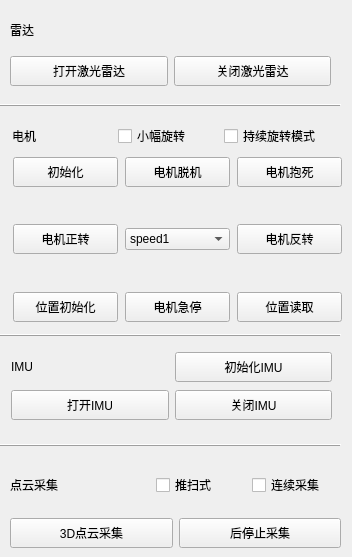
         <widget class="QWidget" name="tab_11">
          <attribute name="title">
           <string>laser_3D</string>
          </attribute>
          <widget class="QFrame" name="frame_4">
           <property name="geometry">
            <rect>
             <x>0</x>
             <y>90</y>
             <width>341</width>
             <height>30</height>
            </rect>
           </property>
           <property name="maximumSize">
            <size>
             <width>16777215</width>
             <height>30</height>
            </size>
           </property>
           <property name="frameShape">
            <enum>QFrame::HLine</enum>
           </property>
           <property name="frameShadow">
            <enum>QFrame::Raised</enum>
           </property>
           <widget class="QFrame" name="frame_5">
            <property name="geometry">
             <rect>
              <x>180</x>
              <y>20</y>
              <width>291</width>
              <height>31</height>
             </rect>
            </property>
            <property name="frameShape">
             <enum>QFrame::HLine</enum>
            </property>
            <property name="frameShadow">
             <enum>QFrame::Raised</enum>
            </property>
           </widget>
          </widget>
          <widget class="QFrame" name="frame_6">
           <property name="geometry">
            <rect>
             <x>0</x>
             <y>320</y>
             <width>341</width>
             <height>30</height>
            </rect>
           </property>
           <property name="maximumSize">
            <size>
             <width>16777215</width>
             <height>30</height>
            </size>
           </property>
           <property name="frameShape">
            <enum>QFrame::HLine</enum>
           </property>
           <property name="frameShadow">
            <enum>QFrame::Raised</enum>
           </property>
           <widget class="QFrame" name="frame_7">
            <property name="geometry">
             <rect>
              <x>180</x>
              <y>20</y>
              <width>291</width>
              <height>31</height>
             </rect>
            </property>
            <property name="frameShape">
             <enum>QFrame::HLine</enum>
            </property>
            <property name="frameShadow">
             <enum>QFrame::Raised</enum>
            </property>
           </widget>
           <widget class="QFrame" name="frame_8">
            <property name="geometry">
             <rect>
              <x>150</x>
              <y>20</y>
              <width>341</width>
              <height>31</height>
             </rect>
            </property>
            <property name="frameShape">
             <enum>QFrame::HLine</enum>
            </property>
            <property name="frameShadow">
             <enum>QFrame::Raised</enum>
            </property>
            <widget class="QFrame" name="frame_9">
             <property name="geometry">
              <rect>
               <x>180</x>
               <y>20</y>
               <width>291</width>
               <height>31</height>
              </rect>
             </property>
             <property name="frameShape">
              <enum>QFrame::HLine</enum>
             </property>
             <property name="frameShadow">
              <enum>QFrame::Raised</enum>
             </property>
            </widget>
           </widget>
           <widget class="QFrame" name="frame_10">
            <property name="geometry">
             <rect>
              <x>130</x>
              <y>20</y>
              <width>341</width>
              <height>31</height>
             </rect>
            </property>
            <property name="frameShape">
             <enum>QFrame::HLine</enum>
            </property>
            <property name="frameShadow">
             <enum>QFrame::Raised</enum>
            </property>
            <widget class="QFrame" name="frame_11">
             <property name="geometry">
              <rect>
               <x>180</x>
               <y>20</y>
               <width>291</width>
               <height>31</height>
              </rect>
             </property>
             <property name="frameShape">
              <enum>QFrame::HLine</enum>
             </property>
             <property name="frameShadow">
              <enum>QFrame::Raised</enum>
             </property>
            </widget>
            <widget class="QFrame" name="frame_12">
             <property name="geometry">
              <rect>
               <x>150</x>
               <y>20</y>
               <width>341</width>
               <height>31</height>
              </rect>
             </property>
             <property name="frameShape">
              <enum>QFrame::HLine</enum>
             </property>
             <property name="frameShadow">
              <enum>QFrame::Raised</enum>
             </property>
             <widget class="QFrame" name="frame_13">
              <property name="geometry">
               <rect>
                <x>180</x>
                <y>20</y>
                <width>291</width>
                <height>31</height>
               </rect>
              </property>
              <property name="frameShape">
               <enum>QFrame::HLine</enum>
              </property>
              <property name="frameShadow">
               <enum>QFrame::Raised</enum>
              </property>
             </widget>
            </widget>
           </widget>
          </widget>
          <widget class="QFrame" name="frame_14">
           <property name="geometry">
            <rect>
             <x>0</x>
             <y>430</y>
             <width>341</width>
             <height>31</height>
            </rect>
           </property>
           <property name="frameShape">
            <enum>QFrame::HLine</enum>
           </property>
           <property name="frameShadow">
            <enum>QFrame::Raised</enum>
           </property>
           <widget class="QFrame" name="frame_15">
            <property name="geometry">
             <rect>
              <x>180</x>
              <y>20</y>
              <width>291</width>
              <height>31</height>
             </rect>
            </property>
            <property name="frameShape">
             <enum>QFrame::HLine</enum>
            </property>
            <property name="frameShadow">
             <enum>QFrame::Raised</enum>
            </property>
           </widget>
           <widget class="QFrame" name="frame_16">
            <property name="geometry">
             <rect>
              <x>150</x>
              <y>20</y>
              <width>341</width>
              <height>31</height>
             </rect>
            </property>
            <property name="frameShape">
             <enum>QFrame::HLine</enum>
            </property>
            <property name="frameShadow">
             <enum>QFrame::Raised</enum>
            </property>
            <widget class="QFrame" name="frame_17">
             <property name="geometry">
              <rect>
               <x>180</x>
               <y>20</y>
               <width>291</width>
               <height>31</height>
              </rect>
             </property>
             <property name="frameShape">
              <enum>QFrame::HLine</enum>
             </property>
             <property name="frameShadow">
              <enum>QFrame::Raised</enum>
             </property>
            </widget>
           </widget>
           <widget class="QFrame" name="frame_18">
            <property name="geometry">
             <rect>
              <x>130</x>
              <y>20</y>
              <width>341</width>
              <height>31</height>
             </rect>
            </property>
            <property name="frameShape">
             <enum>QFrame::HLine</enum>
            </property>
            <property name="frameShadow">
             <enum>QFrame::Raised</enum>
            </property>
            <widget class="QFrame" name="frame_19">
             <property name="geometry">
              <rect>
               <x>180</x>
               <y>20</y>
               <width>291</width>
               <height>31</height>
              </rect>
             </property>
             <property name="frameShape">
              <enum>QFrame::HLine</enum>
             </property>
             <property name="frameShadow">
              <enum>QFrame::Raised</enum>
             </property>
            </widget>
            <widget class="QFrame" name="frame_20">
             <property name="geometry">
              <rect>
               <x>150</x>
               <y>20</y>
               <width>341</width>
               <height>31</height>
              </rect>
             </property>
             <property name="frameShape">
              <enum>QFrame::HLine</enum>
             </property>
             <property name="frameShadow">
              <enum>QFrame::Raised</enum>
             </property>
             <widget class="QFrame" name="frame_21">
              <property name="geometry">
               <rect>
                <x>180</x>
                <y>20</y>
                <width>291</width>
                <height>31</height>
               </rect>
              </property>
              <property name="frameShape">
               <enum>QFrame::HLine</enum>
              </property>
              <property name="frameShadow">
               <enum>QFrame::Raised</enum>
              </property>
             </widget>
            </widget>
           </widget>
          </widget>
          <widget class="QWidget" name="layoutWidget">
           <property name="geometry">
            <rect>
             <x>10</x>
             <y>10</y>
             <width>321</width>
             <height>81</height>
            </rect>
           </property>
           <layout class="QVBoxLayout" name="verticalLayout_11">
            <item>
             <widget class="QLabel" name="label_15">
              <property name="minimumSize">
               <size>
                <width>0</width>
                <height>30</height>
               </size>
              </property>
              <property name="maximumSize">
               <size>
                <width>16777215</width>
                <height>30</height>
               </size>
              </property>
              <property name="text">
               <string>雷达</string>
              </property>
             </widget>
            </item>
            <item>
             <layout class="QHBoxLayout" name="horizontalLayout_9">
              <item>
               <widget class="QPushButton" name="laser_open_btn">
                <property name="minimumSize">
                 <size>
                  <width>0</width>
                  <height>30</height>
                 </size>
                </property>
                <property name="maximumSize">
                 <size>
                  <width>16777215</width>
                  <height>30</height>
                 </size>
                </property>
                <property name="text">
                 <string>打开激光雷达</string>
                </property>
               </widget>
              </item>
              <item>
               <widget class="QPushButton" name="laser_close_btn">
                <property name="minimumSize">
                 <size>
                  <width>0</width>
                  <height>30</height>
                 </size>
                </property>
                <property name="maximumSize">
                 <size>
                  <width>16777215</width>
                  <height>30</height>
                 </size>
                </property>
                <property name="text">
                 <string>关闭激光雷达</string>
                </property>
               </widget>
              </item>
             </layout>
            </item>
           </layout>
          </widget>
          <widget class="QWidget" name="layoutWidget">
           <property name="geometry">
            <rect>
             <x>10</x>
             <y>470</y>
             <width>331</width>
             <height>78</height>
            </rect>
           </property>
           <layout class="QVBoxLayout" name="verticalLayout_13">
            <item>
             <layout class="QHBoxLayout" name="horizontalLayout_31">
              <item>
               <widget class="QLabel" name="label_17">
                <property name="minimumSize">
                 <size>
                  <width>140</width>
                  <height>0</height>
                 </size>
                </property>
                <property name="maximumSize">
                 <size>
                  <width>140</width>
                  <height>16777215</height>
                 </size>
                </property>
                <property name="text">
                 <string>点云采集</string>
                </property>
               </widget>
              </item>
              <item>
               <widget class="QCheckBox" name="scanMethod_checkBox">
                <property name="minimumSize">
                 <size>
                  <width>90</width>
                  <height>30</height>
                 </size>
                </property>
                <property name="maximumSize">
                 <size>
                  <width>90</width>
                  <height>30</height>
                 </size>
                </property>
                <property name="text">
                 <string>推扫式</string>
                </property>
               </widget>
              </item>
              <item>
               <widget class="QCheckBox" name="checkBox_pointIsC">
                <property name="text">
                 <string>连续采集</string>
                </property>
               </widget>
              </item>
             </layout>
            </item>
            <item>
             <spacer name="verticalSpacer_11">
              <property name="orientation">
               <enum>Qt::Vertical</enum>
              </property>
              <property name="sizeHint" stdset="0">
               <size>
                <width>20</width>
                <height>40</height>
               </size>
              </property>
             </spacer>
            </item>
            <item>
             <layout class="QHBoxLayout" name="horizontalLayout_14">
              <item>
               <widget class="QPushButton" name="point3D_start_btn">
                <property name="minimumSize">
                 <size>
                  <width>0</width>
                  <height>30</height>
                 </size>
                </property>
                <property name="maximumSize">
                 <size>
                  <width>16777215</width>
                  <height>30</height>
                 </size>
                </property>
                <property name="text">
                 <string>3D点云采集</string>
                </property>
               </widget>
              </item>
              <item>
               <widget class="QPushButton" name="point3D_stop_btn">
                <property name="minimumSize">
                 <size>
                  <width>0</width>
                  <height>30</height>
                 </size>
                </property>
                <property name="maximumSize">
                 <size>
                  <width>16777215</width>
                  <height>30</height>
                 </size>
                </property>
                <property name="text">
                 <string>后停止采集</string>
                </property>
               </widget>
              </item>
             </layout>
            </item>
           </layout>
          </widget>
          <widget class="QWidget" name="layoutWidget">
           <property name="geometry">
            <rect>
             <x>11</x>
             <y>350</y>
             <width>321</width>
             <height>72</height>
            </rect>
           </property>
           <layout class="QVBoxLayout" name="verticalLayout_12">
            <item>
             <layout class="QHBoxLayout" name="horizontalLayout_32">
              <item>
               <widget class="QLabel" name="label_18">
                <property name="minimumSize">
                 <size>
                  <width>100</width>
                  <height>30</height>
                 </size>
                </property>
                <property name="maximumSize">
                 <size>
                  <width>200</width>
                  <height>30</height>
                 </size>
                </property>
                <property name="text">
                 <string>IMU</string>
                </property>
               </widget>
              </item>
              <item>
               <widget class="QPushButton" name="imu_init_btn">
                <property name="minimumSize">
                 <size>
                  <width>0</width>
                  <height>30</height>
                 </size>
                </property>
                <property name="maximumSize">
                 <size>
                  <width>16777215</width>
                  <height>30</height>
                 </size>
                </property>
                <property name="text">
                 <string>初始化IMU</string>
                </property>
               </widget>
              </item>
             </layout>
            </item>
            <item>
             <layout class="QHBoxLayout" name="horizontalLayout_13">
              <item>
               <widget class="QPushButton" name="imu_open_btn">
                <property name="minimumSize">
                 <size>
                  <width>0</width>
                  <height>30</height>
                 </size>
                </property>
                <property name="maximumSize">
                 <size>
                  <width>16777215</width>
                  <height>30</height>
                 </size>
                </property>
                <property name="text">
                 <string>打开IMU</string>
                </property>
               </widget>
              </item>
              <item>
               <widget class="QPushButton" name="imu_close_btn">
                <property name="minimumSize">
                 <size>
                  <width>0</width>
                  <height>30</height>
                 </size>
                </property>
                <property name="maximumSize">
                 <size>
                  <width>16777215</width>
                  <height>30</height>
                 </size>
                </property>
                <property name="text">
                 <string>关闭IMU</string>
                </property>
               </widget>
              </item>
             </layout>
            </item>
           </layout>
          </widget>
          <widget class="QWidget" name="layoutWidget">
           <property name="geometry">
            <rect>
             <x>12</x>
             <y>121</y>
             <width>331</width>
             <height>201</height>
            </rect>
           </property>
           <layout class="QVBoxLayout" name="verticalLayout_9">
            <item>
             <layout class="QHBoxLayout" name="horizontalLayout_30">
              <item>
               <widget class="QLabel" name="label_16">
                <property name="minimumSize">
                 <size>
                  <width>100</width>
                  <height>30</height>
                 </size>
                </property>
                <property name="maximumSize">
                 <size>
                  <width>100</width>
                  <height>30</height>
                 </size>
                </property>
                <property name="text">
                 <string>电机</string>
                </property>
               </widget>
              </item>
              <item>
               <widget class="QCheckBox" name="checkBox_tiny">
                <property name="maximumSize">
                 <size>
                  <width>100</width>
                  <height>16777215</height>
                 </size>
                </property>
                <property name="text">
                 <string>小幅旋转</string>
                </property>
               </widget>
              </item>
              <item>
               <widget class="QCheckBox" name="checkBox_continous">
                <property name="maximumSize">
                 <size>
                  <width>160</width>
                  <height>16777215</height>
                 </size>
                </property>
                <property name="text">
                 <string>持续旋转模式</string>
                </property>
               </widget>
              </item>
             </layout>
            </item>
            <item>
             <layout class="QHBoxLayout" name="horizontalLayout_10">
              <item>
               <widget class="QPushButton" name="motor_init_btn">
                <property name="minimumSize">
                 <size>
                  <width>105</width>
                  <height>30</height>
                 </size>
                </property>
                <property name="maximumSize">
                 <size>
                  <width>105</width>
                  <height>30</height>
                 </size>
                </property>
                <property name="text">
                 <string>初始化</string>
                </property>
               </widget>
              </item>
              <item>
               <widget class="QPushButton" name="motor_offline_btn">
                <property name="minimumSize">
                 <size>
                  <width>105</width>
                  <height>30</height>
                 </size>
                </property>
                <property name="maximumSize">
                 <size>
                  <width>105</width>
                  <height>30</height>
                 </size>
                </property>
                <property name="text">
                 <string>电机脱机</string>
                </property>
               </widget>
              </item>
              <item>
               <widget class="QPushButton" name="motor_lock_btn">
                <property name="minimumSize">
                 <size>
                  <width>105</width>
                  <height>30</height>
                 </size>
                </property>
                <property name="maximumSize">
                 <size>
                  <width>105</width>
                  <height>30</height>
                 </size>
                </property>
                <property name="text">
                 <string>电机抱死</string>
                </property>
               </widget>
              </item>
             </layout>
            </item>
            <item>
             <spacer name="verticalSpacer_3">
              <property name="orientation">
               <enum>Qt::Vertical</enum>
              </property>
              <property name="sizeHint" stdset="0">
               <size>
                <width>20</width>
                <height>36</height>
               </size>
              </property>
             </spacer>
            </item>
            <item>
             <layout class="QHBoxLayout" name="horizontalLayout_11">
              <item>
               <widget class="QPushButton" name="motor_forward_btn">
                <property name="minimumSize">
                 <size>
                  <width>105</width>
                  <height>30</height>
                 </size>
                </property>
                <property name="maximumSize">
                 <size>
                  <width>105</width>
                  <height>30</height>
                 </size>
                </property>
                <property name="text">
                 <string>电机正转</string>
                </property>
               </widget>
              </item>
              <item>
               <widget class="QComboBox" name="speedBox">
                <property name="minimumSize">
                 <size>
                  <width>105</width>
                  <height>0</height>
                 </size>
                </property>
                <property name="maximumSize">
                 <size>
                  <width>105</width>
                  <height>16777215</height>
                 </size>
                </property>
                <item>
                 <property name="text">
                  <string>speed1</string>
                 </property>
                </item>
                <item>
                 <property name="text">
                  <string>speed2</string>
                 </property>
                </item>
                <item>
                 <property name="text">
                  <string>speed3</string>
                 </property>
                </item>
                <item>
                 <property name="text">
                  <string>speed4</string>
                 </property>
                </item>
                <item>
                 <property name="text">
                  <string>speed5</string>
                 </property>
                </item>
               </widget>
              </item>
              <item>
               <widget class="QPushButton" name="motor_reverses_btn">
                <property name="minimumSize">
                 <size>
                  <width>105</width>
                  <height>30</height>
                 </size>
                </property>
                <property name="maximumSize">
                 <size>
                  <width>105</width>
                  <height>30</height>
                 </size>
                </property>
                <property name="text">
                 <string>电机反转</string>
                </property>
               </widget>
              </item>
             </layout>
            </item>
            <item>
             <spacer name="verticalSpacer_4">
              <property name="orientation">
               <enum>Qt::Vertical</enum>
              </property>
              <property name="sizeHint" stdset="0">
               <size>
                <width>20</width>
                <height>36</height>
               </size>
              </property>
             </spacer>
            </item>
            <item>
             <layout class="QHBoxLayout" name="horizontalLayout_12">
              <item>
               <widget class="QPushButton" name="motorpos_init_btn">
                <property name="minimumSize">
                 <size>
                  <width>105</width>
                  <height>30</height>
                 </size>
                </property>
                <property name="maximumSize">
                 <size>
                  <width>105</width>
                  <height>30</height>
                 </size>
                </property>
                <property name="text">
                 <string>位置初始化</string>
                </property>
               </widget>
              </item>
              <item>
               <widget class="QPushButton" name="motor_stop_btn">
                <property name="minimumSize">
                 <size>
                  <width>105</width>
                  <height>30</height>
                 </size>
                </property>
                <property name="maximumSize">
                 <size>
                  <width>105</width>
                  <height>30</height>
                 </size>
                </property>
                <property name="text">
                 <string>电机急停</string>
                </property>
               </widget>
              </item>
              <item>
               <widget class="QPushButton" name="motorpos_read_btn">
                <property name="minimumSize">
                 <size>
                  <width>105</width>
                  <height>30</height>
                 </size>
                </property>
                <property name="maximumSize">
                 <size>
                  <width>105</width>
                  <height>30</height>
                 </size>
                </property>
                <property name="text">
                 <string>位置读取</string>
                </property>
               </widget>
              </item>
             </layout>
            </item>
           </layout>
          </widget>
         </widget>
